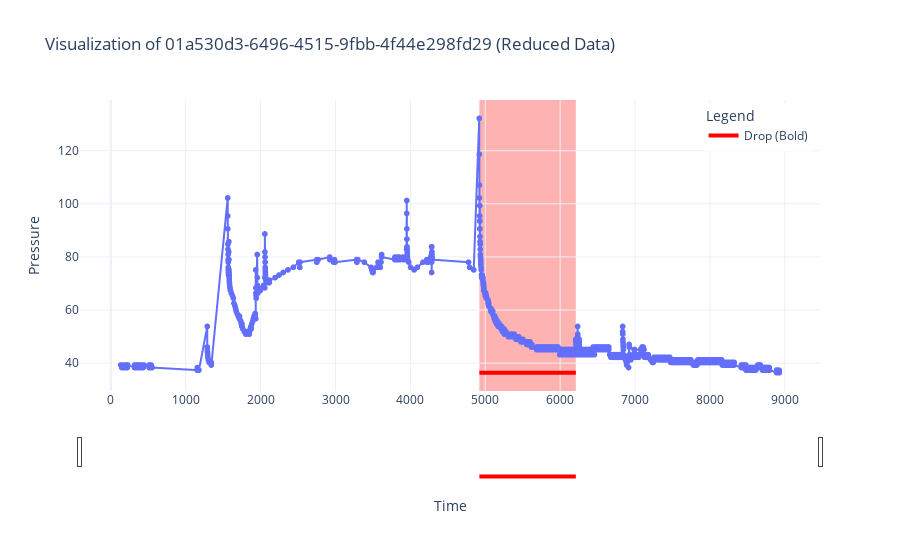

Write notebook code for a chart like this one.
### Code cell
plot_annotated_data(df_reduced, gt_df, selected_file)

### Figure 1 — Plotly figure (JSON) as saved in the notebook; plotly's stock layout.template omitted (floating-point values rounded to 4 significant figures; data arrays with more than 128 entries replaced by an {"elided": "..."} marker saying what was removed)
{"data": [{"hovertemplate": "time=%{x}<br>pressure=%{y}<extra></extra>", "legendgroup": "", "line": {"color": "#636efa", "dash": "solid"}, "marker": {"symbol": "circle"}, "mode": "lines+markers", "name": "", "showlegend": false, "type": "scattergl", "x": {"elided": "1462 float values"}, "xaxis": "x", "y": {"elided": "1462 float values"}, "yaxis": "y"}, {"line": {"color": "red", "width": 4}, "mode": "lines", "name": "Drop (Bold)", "type": "scatter", "x": [4921.0, 6209.0], "y": [36.4, 36.4]}], "layout": {"legend": {"title": {"text": "Legend"}, "tracegroupgap": 0, "x": 0.99, "xanchor": "right", "y": 0.99, "yanchor": "top"}, "shapes": [{"fillcolor": "red", "layer": "below", "line": {"width": 0}, "name": "Drop", "opacity": 0.3, "type": "rect", "x0": 4921.0, "x1": 6209.0, "xref": "x", "y0": 0, "y1": 1, "yref": "y domain"}], "title": {"text": "Visualization of 01a530d3-6496-4515-9fbb-4f44e298fd29 (Reduced Data)"}, "xaxis": {"anchor": "y", "domain": [0, 1], "rangeslider": {"visible": true}, "title": {"text": "Time"}, "type": "linear"}, "yaxis": {"anchor": "x", "domain": [0, 1], "fixedrange": false, "title": {"text": "Pressure"}}}}
